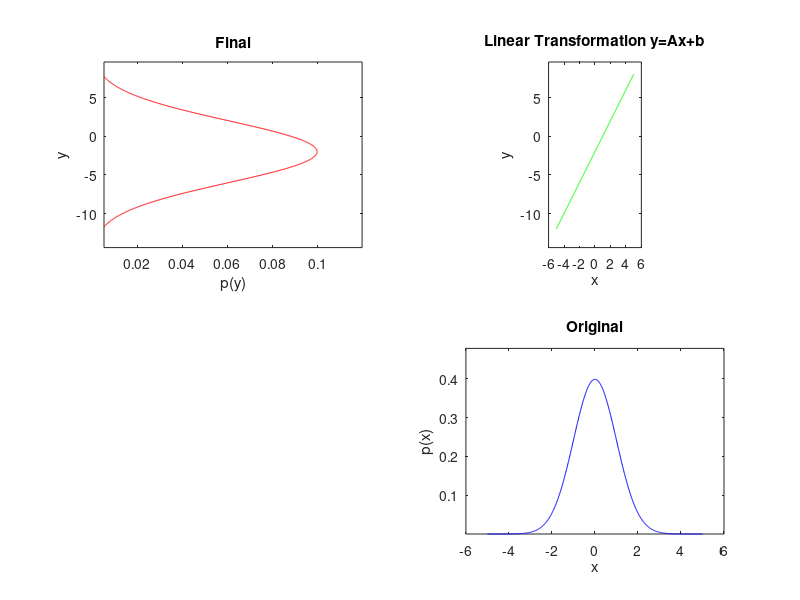
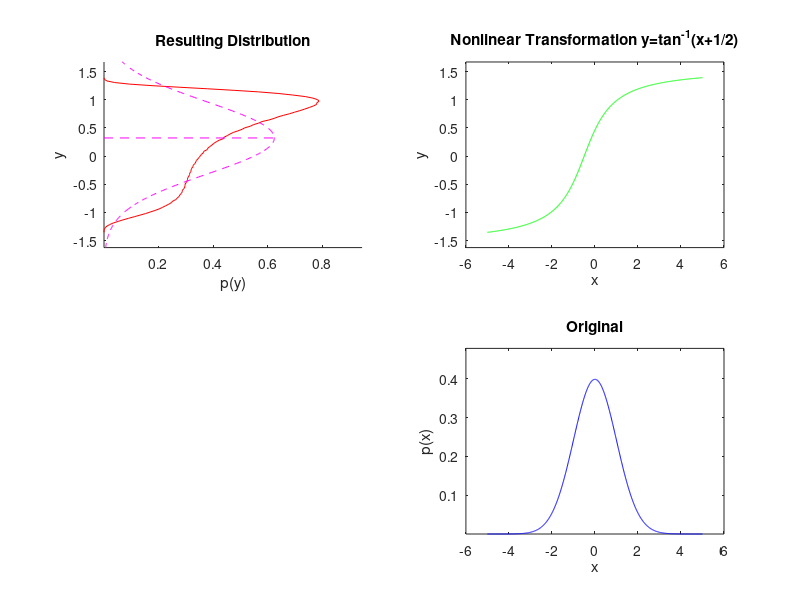
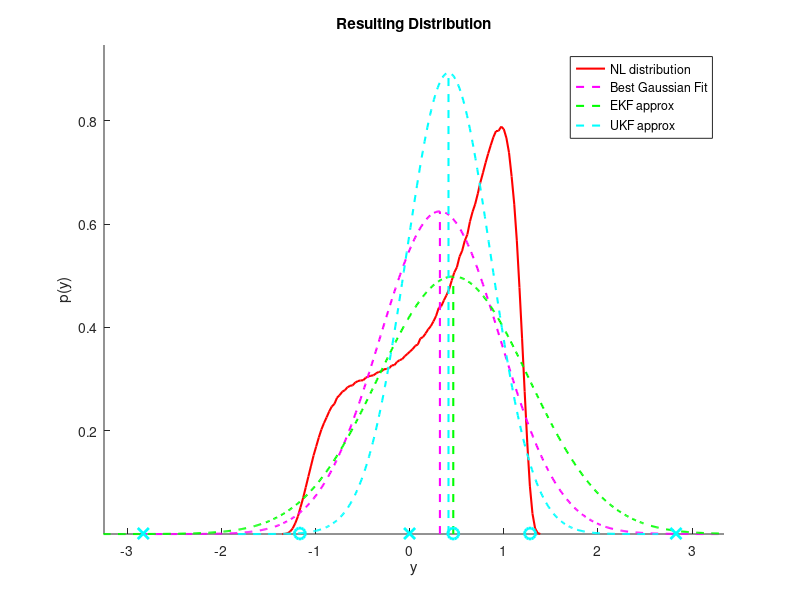

Recreate these plots in MATLAB, in order.
%% Comparison of linear and nonlinear transformations

% Original Gaussian distribution
mu = 0; % mean (mu)
S = 1;% covariance (Sigma)
L = 5;
x = [mu-L*sqrt(S):0.01:mu+L*sqrt(S)]; % x points
px = normpdf(x,mu,S); % p(x) 
n = 5000000; % Number of samples to use
xS = sqrt(S)*randn(n,1); % Samples of original distribution

% Linear transformation
A = 2;
b = -2
yL = A*x + b;

% Resulting Gaussian distribution
muL = A*mu+b;
SL = A*S*A';
pyL = normpdf(yL,muL,SL);

% Nonlinear transformation
yN = atan(x+0.5); % Nonlinear transformation of pdf
yNS = atan(xS+0.5); % Nonlinear transformation of samples

% Resulting distribution
m = 100; % Number of bins to use
[d,YN] = hist(yNS,m); % Histogram of results
binw = (max(YN)-min(YN))/(m-1); % Bin width
pyN = d/n/binw; % Resulting distribution

% Gaussian approximation to resulting distribution
muN = mean(yNS); % Mean of samples of transformed distribution
SN = var(yNS); % Covariance of samples of transformed distribution
yNG = [muN-L*sqrt(SN):0.01:muN+L*sqrt(SN)];
pyNG = normpdf(yNG,muN,sqrt(SN));

% Linearized propagation of mean and covariance (a la EKF)
G = 1/((mu+1/2)^2+1);
muLN = atan(mu+0.5);
SLN = G*S*G';
yLN = [muLN-L*sqrt(SLN):0.01:muLN+L*sqrt(SLN)];
pyLN = normpdf(yLN,muLN,sqrt(SLN));

% Unscented approximation to resulting distribution
n = 1;
alpha = 2;
kappa = 1;
beta = 2;
lambda = alpha^2*(n+kappa)-n;

X(:,1) = mu;
Y(:,1) = atan(X(:,1)+0.5);
nlS = sqrt((n+lambda)*S);
for i = 1:n
   X(:,i+1) =  mu + nlS(:,i);
   Y(:,i+1) = atan(X(:,i+1)+0.5);
   X(:,n+i+1) =  mu - nlS(:,i);
   Y(:,n+i+1) = atan(X(:,n+i+1)+0.5);
end
wm(1) = lambda/(n+lambda);
wc(1) = wm(1) + (1-alpha^2+beta)+(1-alpha^2+beta);
wm(2:2*n+1) = 1/(2*(n+lambda));
wc(2:2*n+1) = 1/(2*(n+lambda));

muU = zeros(n,1);
SU = zeros(n,n);
for i = 1:2*n+1
    muU = muU+wm(i)*Y(:,i);
end
for i = 1:2*n+1
    SU = SU + wc(i)*(Y(:,i)-muU)*(Y(:,i)-muU)';
end
yNU = [muU-L*sqrt(SU):0.01:muU+L*sqrt(SU)];
pyNU = normpdf(yNU,muU,sqrt(SU));

%% Display results

L = 5; % number of std deviations to include

% Linear plot
figure(1);clf;
% Original distribution
subplot(2,2,4)
plot(x,px,'b');
title('Original')
xlabel('x')
ylabel('p(x)')
axis(1.2*[min(x) max(x) min(px) max(px)])
% Transformation function
subplot(2,2,2)
plot(x,yL,'g')
title('Linear Transformation y=Ax+b')
xlabel('x')
ylabel('y')
axis(1.2*[min(x) max(x) min(yL) max(yL)])
axis equal
% Resulting distribution
subplot(2,2,1)
plot(pyL,yL,'r');
title('Final')
xlabel('p(y)')
ylabel('y')
axis(1.2*[min(pyL) max(pyL) min(yL) max(yL)])

%Nonlinear plots
figure(2);clf;
subplot(2,2,4)
plot(x,px,'b');
title('Original')
xlabel('x')
ylabel('p(x)')
axis(1.2*[min(x) max(x) min(px) max(px)])
subplot(2,2,2)
plot(x,yN,'g')
title('Nonlinear Transformation y=tan^{-1}(x+1/2)')
xlabel('x')
ylabel('y')
axis(1.2*[min(x) max(x) min(yN) max(yN)])

subplot(2,2,1); hold on;
plot(pyN,YN,'r');
plot(pyNG,yNG,'m--');
plot([0 max(pyNG)], [muN muN], 'm--')
axis(1.2*[min(pyN) max(pyN) min(yN) max(yN)])
title('Resulting Distribution')
xlabel('p(y)')
ylabel('y')

figure(3); clf; hold on; % duplicate
plot(YN,pyN,'r', 'LineWidth', 1.5);
plot(yNG,pyNG,'m--', 'LineWidth', 1.5);
plot(yLN,pyLN,'g--','LineWidth', 1.5);
plot(yNU,pyNU,'c--','LineWidth', 1.5);
plot([muN muN],[0 max(pyNG)],'m--','LineWidth', 1.5)
plot([muLN muLN], [0 max(pyLN)],'g--','LineWidth', 1.5)
plot([muU muU], [0 max(pyNU)],'c--','LineWidth', 1.5)
plot(X,0.001*ones(1,length(X)), 'cx', 'MarkerSize', 8, 'LineWidth', 2);
plot(Y,0.001*ones(1,length(Y)), 'co', 'MarkerSize', 8, 'LineWidth', 2);
title('Resulting Distribution')
xlabel('y')
ylabel('p(y)')
legend('NL distribution', 'Best Gaussian Fit', 'EKF approx', 'UKF approx');
axis(1.2*[2*min(yN) 2*max(yN) min(pyN) max(pyN)])
